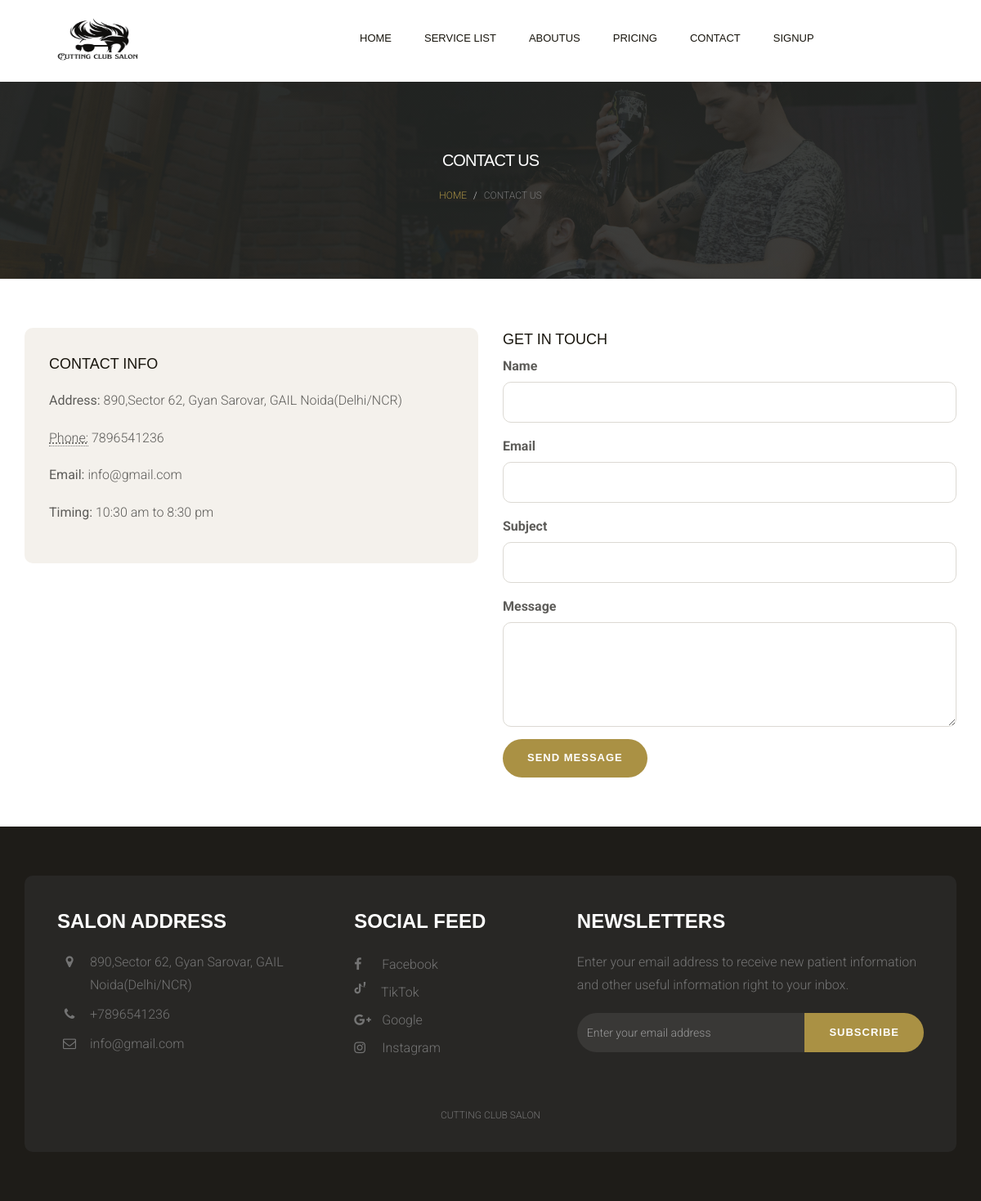
The page /contact.php on the database its author committed.
### tables this page shows
CREATE TABLE `tblpage` (
  `ID` int(10) NOT NULL,
  `PageType` varchar(200) DEFAULT NULL,
  `PageTitle` mediumtext DEFAULT NULL,
  `PageDescription` mediumtext DEFAULT NULL,
  `Email` varchar(200) DEFAULT NULL,
  `MobileNumber` bigint(10) DEFAULT NULL,
  `UpdationDate` date DEFAULT NULL,
  `Timing` varchar(200) NOT NULL
);

### contact.php (the view, shortened to what this page needs)
<?php
include('includes/dbconnection.php');
?>
<!DOCTYPE html>
<html lang="en">
<head>
    <link href="css/bootstrap.min.css" rel="stylesheet">
    <link href="css/font-awesome.min.css" rel="stylesheet">
    <link href="css/style.css" rel="stylesheet">
</head>
<body>
    <?php include_once('includes/header.php'); ?>
    <div class="page-header">
        <div class="container">
            <div class="row">
                <div class="col-lg-12">
                    <div class="page-caption">
                        <h2 class="page-title">Contact us</h2>
                        <div class="page-breadcrumb">
                            <ol class="breadcrumb">
                                <li><a href="index.php">Home</a></li>
                                <li class="active">Contact us</li>
                            </ol>
                        </div>
                    </div>
                </div>
            </div>
        </div>
    </div>
    <div class="content">
        <div class="container">
            <div class="row">
                <div class="col-lg-6">
                    <div class="widget widget-contact">
                        <?php
                        $ret = mysqli_query($con, "SELECT * FROM tblpage WHERE PageType='contactus'");
                        while ($row = mysqli_fetch_array($ret)) {
                        ?>
                            <h3 class="widget-title">Contact Info</h3>
                            <address>
                                <strong>Address:</strong> <?php echo $row['PageDescription']; ?><br><br>
                                <abbr title="Phone">Phone:</abbr> <?php echo $row['MobileNumber']; ?><br><br>
                                <strong>Email:</strong> <?php echo $row['Email']; ?><br><br>
                                <strong>Timing:</strong> <?php echo $row['Timing']; ?>
                            </address>
                        <?php } ?>
                    </div>
                </div>
                <div class="col-lg-6">
                    <h3>Get in Touch</h3>
                    <form action="contact-form-handler.php" method="POST">
                        <div class="form-group">
                            <label>Name</label>
                            <input type="text" name="name" class="form-control" required>
                        </div>
                        <div class="form-group">
                            <label>Email</label>
                            <input type="email" name="email" class="form-control" required>
                        </div>
                        <div class="form-group">
                            <label>Subject</label>
                            <input type="text" name="subject" class="form-control" required>
                        </div>
                        <div class="form-group">
                            <label>Message</label>
                            <textarea name="message" class="form-control" rows="5" required></textarea>
                        </div>
                        <button type="submit" class="btn btn-primary">Send Message</button>
                    </form>
                </div>
            </div>
        </div>
    </div>
    <?php include_once('includes/footer.php'); ?>
</body>
</html>

### includes/footer.php (shortened to what this page needs)
<?php
include('includes/dbconnection.php');
  ?>
<div class="footer">
        <div class="container">
            <div class="footer-block">
                <div class="row">
                    <div class="col-lg-4 col-md-4 col-sm-6 col-xs-12">
                        <div class="footer-widget">
                            <h2 class="widget-title">Salon Address</h2>
                            <ul class="listnone contact">
                                <?php
$ret=mysqli_query($con,"select * from tblpage where PageType='contactus' ");
while ($row=mysqli_fetch_array($ret)) {
?>
                                <li><i class="fa fa-map-marker"></i> <?php  echo $row['PageDescription'];?> </li>
                                <li><i class="fa fa-phone"></i> +<?php  echo $row['MobileNumber'];?></li>
                                <li><i class="fa fa-envelope-o"></i>  <?php  echo $row['Email'];?></li><?php } ?>
                            </ul>
                        </div>
                    </div>
                    <div class="col-lg-3 col-md-3 col-sm-6 col-xs-12">
                        <div class="footer-widget footer-social">
                            <h2 class="widget-title">Social Feed</h2>
                            <ul class="listnone">
                                <li><a href="#"> <i class="fa fa-facebook"></i> Facebook </a></li>
                                <li>
                                    <a href="#" style="position: relative;left: 9px;">
                                        TikTok
                                    </a>
                                </li>
                                <li><a href="#"><i class="fa fa-google-plus"></i> Google</a></li>
                                <li><a href="#"><i class="fa fa-instagram"></i> Instagram</a></li>
                            </ul>
                        </div>
                    </div>
                    <div class="col-lg-5 col-md-5 col-sm-12 col-xs-12">
                        <div class="footer-widget widget-newsletter">
                            <h2 class="widget-title">Newsletters</h2>
                            <p>Enter your email address to receive new patient information and other useful information right to your inbox.</p>
                            <form method="post">
                            <div class="input-group">
                                <input type="text" class="form-control" placeholder="Enter your email address" name="email">
                                <span class="input-group-btn">
                            <button class="btn btn-default" type="submit" value="submit" name="sub">Subscribe</button>
                            </span>
                            </div></form>
                        </div>
                    </div>
                </div>
                <div class="tiny-footer">
                    <div class="row">
                        <div class="col-lg-12 col-md-12 col-sm-12 col-xs-12">
                            <div class="copyright-content">
                                <p> Cutting Club Salon </p>
                            </div>
                        </div>
                    </div>
                </div>
            </div>
        </div>
    </div>

### css/style.css (style rules this page uses)
body { font-size: 16px; background-color: #fff; color: #5d5c59; font-family: 'Roboto', sans-serif; line-height: 28px; font-weight: 300; }
h1, h2, h3, h4, h5, h6 { margin: 0; padding: 0; margin-bottom: 5px; color: #18150d; font-weight: 400; font-family: 'Montserrat', sans-serif; text-transform: uppercase; -webkit-font-smoothing: antialiased; text-rendering: optimizeLegibility; }
h2 { font-size: 24px; line-height: 32px; }
h3 { font-size: 18px; line-height: 28px; }
p { margin: 0 0 20px; }
p:last-child { margin-bottom: 0px; }
ul, ol { margin: 0; }
a { color: #aa9144; text-decoration: none; -webkit-transition: all 0.3s; -moz-transition: all 0.3s; transition: all 0.3s; }
b, strong { font-weight: 400; }
.listnone { list-style: none; padding: 0px; }
.form-control { width: 100%; height: 50px; padding: 6px 12px; font-size: 16px; line-height: 1.42857143; color: #333; background-color: #fff; border: 1px solid #dcd9d3; background-image: none; border-radius: 10px; -webkit-box-shadow: inset 0 0px 0px rgba(255, 255, 255, .075); box-shadow: inset 3px 3px 3px rgba(255, 255, 255, .075); margin-bottom: 15px; }
.form-group { margin-bottom: 10px; }
.btn { display: inline-block; padding: 14px 30px; margin-bottom: 0; font-size: 13px; font-weight: 800; letter-spacing: 1px; line-height: 1.42857143; text-align: center; border: none; text-transform: uppercase; border-radius: 100px;font-family: 'Montserrat', sans-serif; -webkit-font-smoothing: antialiased; text-rendering: optimizeLegibility; }
.btn-default { color: #fff; background-color: #aa9144; }
.btn-primary { background-color: #aa9144; color: #fff; }
.page-header { background: linear-gradient(rgba(36, 39, 38, 0.5), rgba(36, 39, 38, 0.5)), rgba(36, 39, 38, 0.5) url(../images/page-header.jpg) no-repeat center; background-size: cover; margin: 0; border-bottom: none; padding-bottom: 0px; }
.page-caption { padding: 120px 0px; position: relative; z-index: 1; color: #fff; text-align: center; }
.page-title { color: #fff; font-size: 40px; font-weight: 400; letter-spacing: -1px; }
.page-breadcrumb .breadcrumb { background-color: transparent; margin-bottom: 0px; font-size: 12px; text-transform: uppercase; }
.content { padding-top: 60px; padding-bottom: 60px; }
.footer { background-color: #1e1c18; padding-top: 60px; padding-bottom: 60px; }
.footer-block { background-color: #282725;padding: 40px 40px 10px 40px; border-radius: 10px; }
.footer-widget p { color: #747474; }
.footer-widget .widget-title { color: #fff; font-weight: 600; padding-bottom: 20px; margin-bottom: 30px; }
.footer-widget li a { color: #747474; line-height: 34px; }
.footer-social ul li a i { padding-right: 10px; width: 30px; }
.footer .contact li { position: relative; padding-left: 40px; display: block; ' margin-bottom: 8px; padding: 0 0 8px 40px; color: #747474; }
.footer .contact li i { display: block; position: absolute; top: 5px; left: 0; width: 30px; font-size: 16px; text-align: center; }
.widget-newsletter .form-control { height: 48px; color: #eee; background-color: #393836; border: none; box-shadow: none; font-size: 14px; border-radius: 30px 0px 0px 30px; }
.widget-newsletter button { height: 48px; }
.tiny-footer { padding-top: 19px; padding-bottom: 9px; font-size: 12px; color: #56575e; text-align: left; text-transform: uppercase; text-align: center; }
.copyright-content { padding: 12px; color: #747474; }
address { margin-bottom: 20px; font-style: normal; line-height: 1.42857143; }
.widget { margin-bottom: 10px; background-color: #f4f1ec; padding: 30px; border-radius: 10px; }
.widget-title { margin-bottom: 20px; }
@media only screen and (max-width : 1200px) { .footer-widget { margin-bottom: 20px; } }
@media only screen and (max-width : 1200px) { .footer-widget .widget-title { margin-bottom: 0px; } }
@media only screen and (max-width : 1200px) { .page-title { font-size: 20px; } }
@media only screen and (max-width : 1200px) { .page-caption { padding: 80px 0px; } }

### rows shown on the page
tblpage: PageDescription "890,Sector 62, Gyan Sarovar, GAIL Noida(Delhi/NCR)", MobileNumber "7896541236", Email "info@gmail.com", Timing "10:30 am to 8:30 pm"
